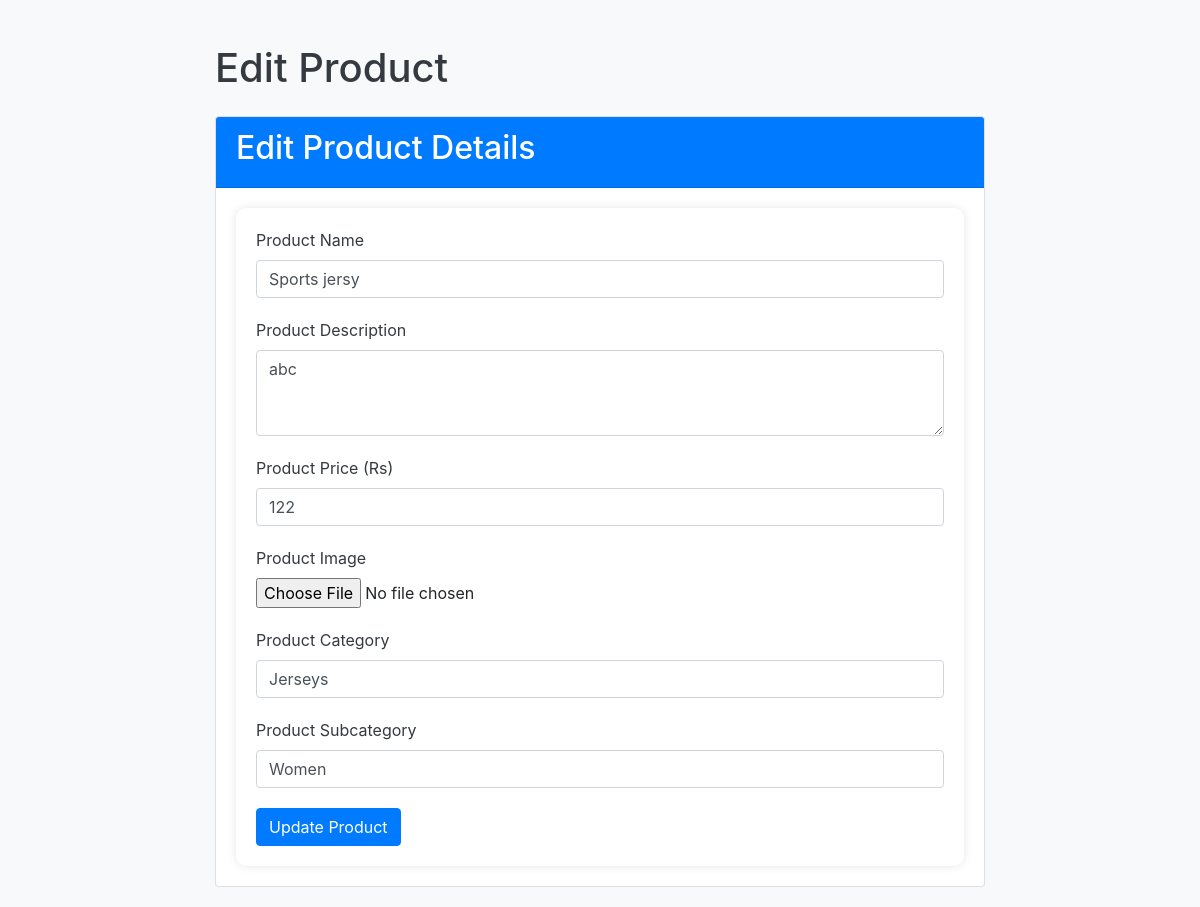
Page /edit_product.php?id=15 on the committed database.
### tables this page shows
CREATE TABLE `product` (
  `id` int(10) NOT NULL,
  `pname` varchar(100) NOT NULL,
  `pdes` varchar(500) NOT NULL,
  `pprice` varchar(100) NOT NULL,
  `pimg` varchar(200) NOT NULL,
  `pcat` varchar(100) NOT NULL,
  `subcat` varchar(10) NOT NULL
);

### edit_product.php (the view, shortened to what this page needs)
<?php
include_once 'config.php';
$product = null;
if (isset($_GET['id'])) {
    $product_id = $_GET['id'];
    $sql = "SELECT * FROM product WHERE id = ?";
    $stmt = mysqli_prepare($con, $sql);
    mysqli_stmt_bind_param($stmt, "i", $product_id);
    mysqli_stmt_execute($stmt);
    $result = mysqli_stmt_get_result($stmt);
    if ($result) {
        $product = mysqli_fetch_assoc($result);
    } else {
        echo "Error fetching product details: " . mysqli_error($con);
    }
}
?>
<!DOCTYPE html>
<html lang="en">
<head>
    <link href="https://maxcdn.bootstrapcdn.com/bootstrap/4.5.2/css/bootstrap.min.css" rel="stylesheet">
</head>
<body>
    <div class="container-fluid">
        <h1 class="mt-4 mb-4">Edit Product</h1>
        <div class="card">
            <div class="card-header">
                <h2>Edit Product Details</h2>
            </div>
            <div class="card-body">
<form action="edit_product.php?id=<?php echo $product['id']; ?>" method="POST" enctype="multipart/form-data">
    <div class="form-group">
        <label for="productName">Product Name</label>
        <input type="text" class="form-control" name="productname" value="<?php echo $product['pname']; ?>" required>
    </div>
    <div class="form-group">
        <label for="productDescription">Product Description</label>
        <textarea class="form-control" name="productdescription" rows="3" required><?php echo $product['pdes']; ?></textarea>
    </div>
    <div class="form-group">
        <label for="productPrice">Product Price (Rs)</label>
        <input type="number" class="form-control" name="productprice" value="<?php echo $product['pprice']; ?>" required>
    </div>
    <div class="form-group">
        <label for="productImage">Product Image</label>
        <input type="file" class="form-control-file" name="productimage" accept="image/*">
    </div>
    <div class="form-group">
        <label for="productCategory">Product Category</label>
        <input type="text" class="form-control" name="productcategory" value="<?php echo $product['pcat']; ?>" required>
    </div>
    <div class="form-group">
        <label for="productSubcategory">Product Subcategory</label>
        <input type="text" class="form-control" name="psubcat" value="<?php echo $product['subcat']; ?>" required>
    </div>
    <button type="submit" name="update" class="btn btn-primary">Update Product</button>
</form>
            </div>
        </div>
    </div>
</body>
</html>

### edit_product.php (style rules this page uses)
body { padding: 20px; background-color: #f8f9fa; }
.container-fluid { max-width: 800px; }
h1 { color: #343a40; }
.card { margin-top: 20px; }
.card-header { background-color: #007bff; color: #ffffff; }
.card-body { padding: 20px; }
form { background-color: #ffffff; padding: 20px; border-radius: 10px; box-shadow: 0 0 10px rgba(0, 0, 0, 0.1); }
.form-group { margin-bottom: 20px; }
label { color: #343a40; }
button { background-color: #007bff; color: #ffffff; border: none; }

### rows in the picture
product: productname "Sports jersy", productdescription "abc", productprice "122", productcategory "Jerseys", psubcat "Women"
